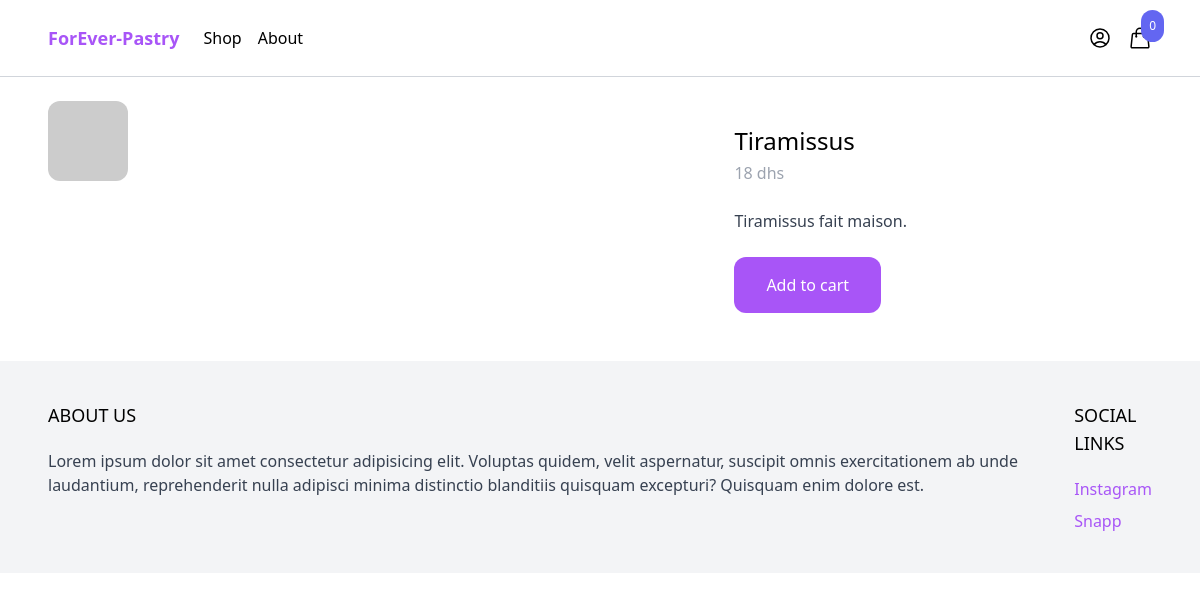
Page /shop/tiramissus/ on the committed database.
### product/models.py (models this page shows, shortened)
class Product(models.Model):
    category = models.ForeignKey(Category, related_name='products', on_delete=models.CASCADE)
    name = models.CharField(max_length=250)
    slug = models.SlugField()
    description = models.TextField(max_length=250, blank=True, null=True)
    price = models.IntegerField()
    created_at = models.DateTimeField(auto_now_add=True)
    image = models.ImageField(upload_to='uploads/', blank=True, null=True)
    thumbnail = models.ImageField(upload_to='uploads/', blank=True, null=True)
    class Meta:
        ordering = ('-created_at',)
    def get_display_price(self):
        return self.price

### product/views.py (the view)
# urls.py: path('shop/<slug:slug>/', product, name='product'),
def product(request, slug):
    product = get_object_or_404(Product, slug=slug)
    return render(request, 'product/product.html', {'product': product})

### cart/cart.py (called while the page is built)
    def __len__(self):
        return sum(item['quantity'] for item in self.cart.values())

### cart/context_processors.py (called while the page is built)
def cart(request):
    return {'cart': Cart(request)}

### product/templates/product/product.html (shortened to what this page needs)
{% extends 'core/base.html' %}
{% block content %}
    <div class="max-w-6xl mx-auto flex flex-wrap py-6 px-6 xl:px-0">
        <div class="images w-full mb-6 lg:mb-0 lg:w-3/5">
            <img
                class="rounded-xl"
                src="{% if product.image %}{{ product.image.url }} {% else %}https://via.placeholder.com/240x240x.jpg {% endif %}"
            >
        </div>
        <div class="information w-full lg:w-2/5 lg:p-6">
            <h1 class="text-2xl">{{ product.name }}</h1>
            <p class="mt-1 text-gray-400">{{ product.get_display_price }} dhs</p>
            {% if product.description %}
            <p class="mt-6 text-gray-700">{{ product.description }}</p>
            {% endif %}
            <a href="#"
                class="mt-6 inline-block px-8 py-4 rounded-xl bg-purple-500 text-white hover:bg-purple-700"
                hx-get="{% url 'add_to_cart' product.id  %}"
                hx-target="#menu-cart-button"
                hx-swap="outerHTML"
                >
                Add to cart
            </a>
        </div>
    </div>
{% endblock %}

### rows in the picture
Product: name "Tiramissus", get_display_price "18", description "Tiramissus fait maison."

### other values in the picture
{{ cart|length }} "0"
